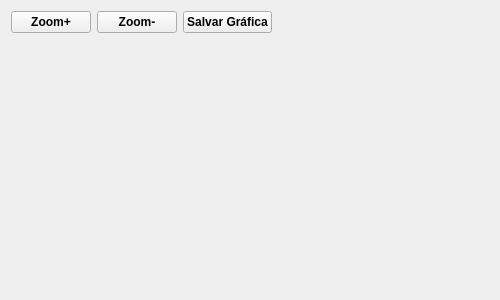
<?xml version="1.0" encoding="UTF-8"?>
<ui version="4.0">
 <class>ComonDirecta</class>
 <widget class="QWidget" name="ComonDirecta">
  <property name="windowModality">
   <enum>Qt::WindowModal</enum>
  </property>
  <property name="geometry">
   <rect>
    <x>0</x>
    <y>0</y>
    <width>500</width>
    <height>300</height>
   </rect>
  </property>
  <property name="sizePolicy">
   <sizepolicy hsizetype="Preferred" vsizetype="Preferred">
    <horstretch>0</horstretch>
    <verstretch>0</verstretch>
   </sizepolicy>
  </property>
  <property name="maximumSize">
   <size>
    <width>1024</width>
    <height>768</height>
   </size>
  </property>
  <property name="windowTitle">
   <string>Comunicación directa entre dos antenas</string>
  </property>
  <property name="windowIcon">
   <iconset>
    <normaloff>:/icons/resources/radar.png</normaloff>:/icons/resources/radar.png</iconset>
  </property>
  <layout class="QGridLayout" name="gridLayout_2">
   <item row="1" column="0" colspan="4">
    <layout class="QGridLayout" name="gridLayout">
     <item row="0" column="0">
      <widget class="QCustomPlot" name="widget" native="true">
       <property name="sizePolicy">
        <sizepolicy hsizetype="Expanding" vsizetype="Expanding">
         <horstretch>0</horstretch>
         <verstretch>0</verstretch>
        </sizepolicy>
       </property>
       <property name="font">
        <font>
         <family>Tahoma</family>
         <weight>75</weight>
         <bold>true</bold>
        </font>
       </property>
      </widget>
     </item>
    </layout>
   </item>
   <item row="0" column="3">
    <spacer name="horizontalSpacer">
     <property name="orientation">
      <enum>Qt::Horizontal</enum>
     </property>
     <property name="sizeHint" stdset="0">
      <size>
       <width>678</width>
       <height>20</height>
      </size>
     </property>
    </spacer>
   </item>
   <item row="0" column="1">
    <widget class="QPushButton" name="pB_Zoommen">
     <property name="font">
      <font>
       <family>Tahoma</family>
       <weight>75</weight>
       <bold>true</bold>
      </font>
     </property>
     <property name="text">
      <string>Zoom-</string>
     </property>
     <property name="shortcut">
      <string>-</string>
     </property>
    </widget>
   </item>
   <item row="0" column="2">
    <widget class="QPushButton" name="pushButton_4">
     <property name="font">
      <font>
       <family>Tahoma</family>
       <weight>75</weight>
       <bold>true</bold>
      </font>
     </property>
     <property name="text">
      <string>Salvar Gráfica</string>
     </property>
     <property name="icon">
      <iconset>
       <normaloff>:/temp/exportpdf.png</normaloff>:/temp/exportpdf.png</iconset>
     </property>
    </widget>
   </item>
   <item row="0" column="0">
    <widget class="QPushButton" name="pB_Zoommas">
     <property name="enabled">
      <bool>true</bool>
     </property>
     <property name="font">
      <font>
       <family>Tahoma</family>
       <weight>75</weight>
       <bold>true</bold>
      </font>
     </property>
     <property name="text">
      <string>Zoom+</string>
     </property>
     <property name="shortcut">
      <string>+</string>
     </property>
    </widget>
   </item>
  </layout>
 </widget>
 <customwidgets>
  <customwidget>
   <class>QCustomPlot</class>
   <extends>QWidget</extends>
   <header location="global">qcustomplot.h</header>
   <container>1</container>
  </customwidget>
 </customwidgets>
 <resources/>
 <connections/>
</ui>
